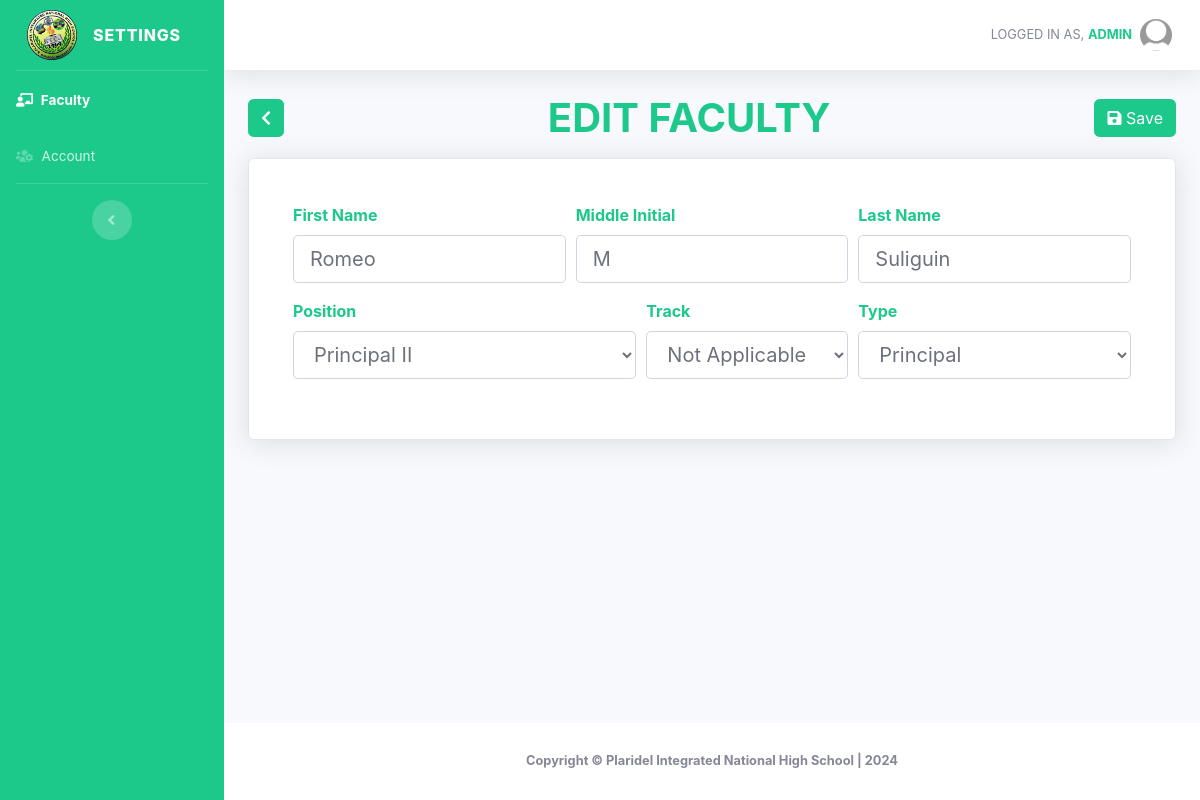
/editfaculty.php?id=1 (signed in), run on an earlier commit of the app's database.
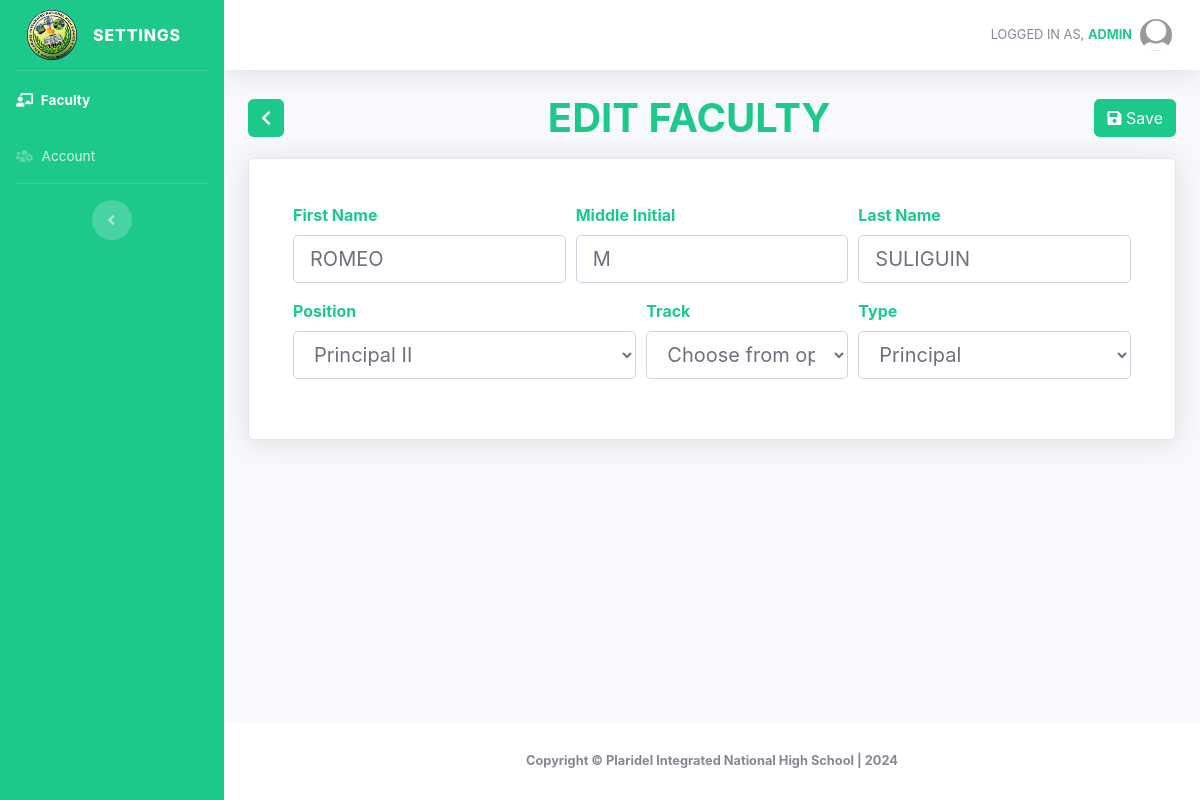
And on a later commit of the database.
### tables this page shows
CREATE TABLE `faculty` (
  `id` int(11) NOT NULL,
  `firstName` varchar(255) NOT NULL,
  `middleName` varchar(255) DEFAULT NULL,
  `lastName` varchar(255) NOT NULL,
  `position` varchar(255) NOT NULL,
  `rank` varchar(100) NOT NULL,
  `track` varchar(100) NOT NULL,
  `type` enum('Principal','Teacher','Subject Group Head','Senior High School Coordinator') NOT NULL,
  `picture` varchar(255) NOT NULL
);

### editfaculty.php (the view, shortened to what the changed rows need)
<!DOCTYPE html>
<html lang="en">
<head>
    <link href="vendor/fontawesome-free/css/all.min.css" rel="stylesheet" type="text/css">
    <link href="css/sb-admin-2.min.css" rel="stylesheet">
    <link href="vendor/datatables/dataTables.bootstrap4.min.css" rel="stylesheet">
    <link rel="stylesheet" type="text/css" href="https://cdn.datatables.net/1.10.25/css/dataTables.bootstrap4.min.css">
    <link rel="stylesheet" type="text/css" href="https://cdn.datatables.net/buttons/1.7.1/css/buttons.bootstrap4.min.css">
</head>
<body id="page-top">
    <div id="wrapper">
        <div id="content-wrapper" class="d-flex flex-column">
            <div id="content">
                <div class="container-fluid">
                    <form class="needs-validation" action="updatefaculty.php" method="POST" novalidate enctype="multipart/form-data">
                        <?php
                        include 'conn.php';
                        $id = $_GET['id'];
                        $query = mysqli_query($conn, "SELECT * FROM faculty where id='$id'") or die(mysqli_error());
                        $row = mysqli_fetch_array($query);
                        ?>
                        <div class="d-flex justify-content-between flex-wrap flex-md-nowrap align-items-center mb-3">
                            <h1 class="h1 mb-0 text-success" style="text-transform:uppercase;"><b>Edit Faculty</b></h1>
                        </div>
                        <div class="card shadow mb-4 p-4">
                            <div class="card-body">
                                <div class="form-row">
                                    <div class="form-group col-md-4">
                                        <label for="firstName" class="text-success font-weight-bold">First Name</label>
                                        <input type="text" class="form-control form-control-lg" id="firstName" name="firstName" value="<?php echo $row['firstName'] ?>" placeholder="First Name" required>
                                    </div>
                                    <div class="form-group col-md-4">
                                        <label for="middleName" class="text-success font-weight-bold">Middle Initial</label>
                                        <input type="text" class="form-control form-control-lg" id="middleName" name="middleName" value="<?php echo $row['middleName'] ?>" placeholder="Middle Name" required>
                                    </div>
                                    <div class="form-group col-md-4">
                                        <label for="lastName" class="text-success font-weight-bold">Last Name</label>
                                        <input type="text" class="form-control form-control-lg" id="lastName" name="lastName" value="<?php echo $row['lastName'] ?>" placeholder="Last Name" required>
                                    </div>
                                </div>
                                <div class="form-row">
                                    <div class="form-group col-md-5">
                                        <label for="rank" class="text-success font-weight-bold">Position</label>
                                        <select class="form-control form-control-lg" id="position" name="position" required>
                                            <option value="Principal II" <?php
                                                                            if ($row['position'] == 'Principal II') {
                                                                                echo "selected";
                                                                            }
                                                                            ?>>Principal II</option>
                                        </select>
                                    </div>
                                    <div class="form-group col-md-3">
                                        <label for="inputCity" class="text-success font-weight-bold">Track</label>
                                        <select class="form-control form-control-lg" id="track" name="track">
                                            <option selected disabled>Choose from options</option>
                                            <option value=" " <?php
                                                                if ($row['track'] == '') {
                                                                    echo "selected";
                                                                }
                                                                ?>>Not Applicable</option>
                                        </select>
                                    </div>
                                    <div class="form-group col-md-4">
                                        <label for="inputCity" class="text-success font-weight-bold">Type</label>
                                        <select class="form-control form-control-lg" id="type" name="type" required>
                                            <option value="Principal" <?php
                                                                        if ($row['type'] == 'Principal') {
                                                                            echo "selected";
                                                                        }
                                                                        ?>>Principal</option>
                                        </select>
                                    </div>
                                </div>
                            </div>
                        </div>
                    </form>
                </div>
            </div>
        </div>
    </div>
</body>
</html>

What changed in the data, as far as the page shows it:
changed faculty "Principal II": firstName "Romeo" → "ROMEO"; lastName "Suliguin" → "SULIGUIN"; track "Not Applicable" → (not shown)
Also different on the page:
form field track: (not shown) → "Choose from options"
